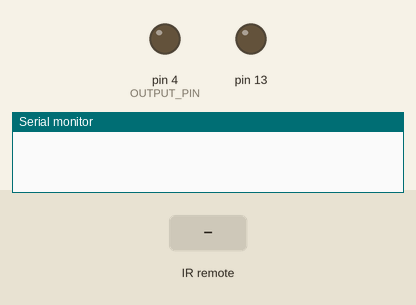
Recording of a sketch running on a simulated Arduino Uno, built with avr-gcc and run on an emulated ATmega328P. Shown: output pins drawn as LEDs (lit = HIGH), the last lines printed to the serial monitor. Inputs (shaded band) come from the test bench.

Above: at 1.2 s.
1.3 s: infrared code 0x143226DB received
At 2.2 s:
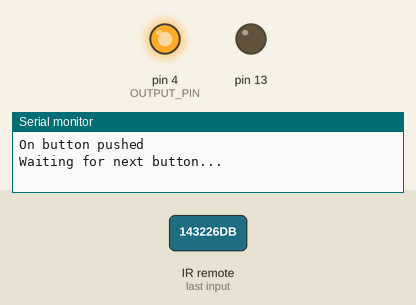
2.8 s: infrared code 0xA32AB931 received
At 3.3 s:
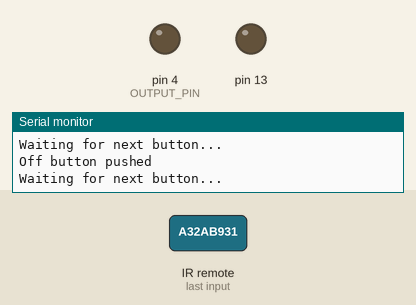
Timing chart, 0 to 5.8 s (numbered marks = the images above; inputs shaded):
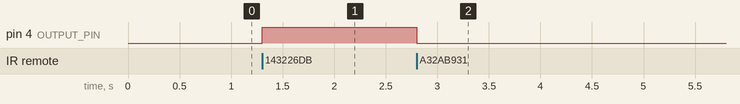

The sketch:

ir_led_small_remote.ino
```cpp
//Use the small (fan?) remote to turn something on and off
// uses the Off and On buttons on the remote

#include <IRremote.h>
#define ON   0x143226DB
#define OFF 0xA32AB931

int RECV_PIN = 11;
int OUTPUT_PIN = 4;

IRrecv irrecv(RECV_PIN);
decode_results results;

void setup()
{
  Serial.begin(9600);
  pinMode(OUTPUT_PIN, OUTPUT);
  pinMode(13, OUTPUT);
  irrecv.enableIRIn(); // Start the receiver
}

int on = 0;
unsigned long last = millis();

void loop() {
  if (irrecv.decode(&results)) {
    if (results.value == ON) {
      Serial.println("On button pushed");
      digitalWrite(OUTPUT_PIN, HIGH);
    }
    else if (results.value == OFF) {
      Serial.println("Off button pushed");
      digitalWrite(OUTPUT_PIN, LOW);
    }
    Serial.println("Waiting for next button...");
    irrecv.resume(); // Receive the next value
  }
}
```

Measured:
- after the input at 1.3 s, pin 4 (OUTPUT_PIN): LOW → HIGH at once
- after the input at 2.8 s, pin 4 (OUTPUT_PIN): HIGH → LOW at once
